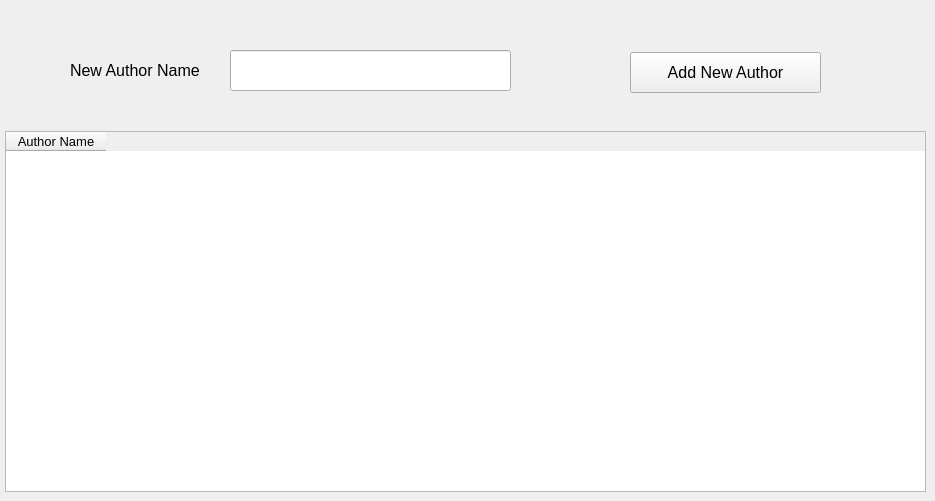
      <widget class="QWidget" name="tab_13">
       <attribute name="title">
        <string>Author</string>
       </attribute>
       <widget class="QPushButton" name="pushButton_20">
        <property name="geometry">
         <rect>
          <x>630</x>
          <y>52</y>
          <width>191</width>
          <height>41</height>
         </rect>
        </property>
        <property name="font">
         <font>
          <family>Segoe UI</family>
          <pointsize>12</pointsize>
         </font>
        </property>
        <property name="text">
         <string>Add New Author</string>
        </property>
       </widget>
       <widget class="QLabel" name="label_40">
        <property name="geometry">
         <rect>
          <x>70</x>
          <y>60</y>
          <width>151</width>
          <height>21</height>
         </rect>
        </property>
        <property name="font">
         <font>
          <family>Segoe UI</family>
          <pointsize>12</pointsize>
         </font>
        </property>
        <property name="text">
         <string>New Author Name</string>
        </property>
       </widget>
       <widget class="QTableWidget" name="tableWidget_5">
        <property name="geometry">
         <rect>
          <x>5</x>
          <y>131</y>
          <width>921</width>
          <height>361</height>
         </rect>
        </property>
        <property name="font">
         <font>
          <pointsize>10</pointsize>
         </font>
        </property>
        <column>
         <property name="text">
          <string>Author Name</string>
         </property>
        </column>
       </widget>
       <widget class="QLineEdit" name="lineEdit_29">
        <property name="geometry">
         <rect>
          <x>230</x>
          <y>50</y>
          <width>281</width>
          <height>41</height>
         </rect>
        </property>
       </widget>
      </widget>
